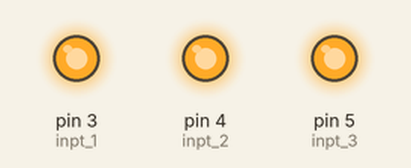
Simulated run of this sketch. Board: Arduino Uno, built with avr-gcc and run on an emulated ATmega328P. Shown: output pins drawn as LEDs (lit = HIGH).

Above: at 0.5 s.
At 1.5 s:
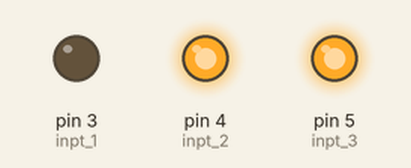
At 2.5 s:
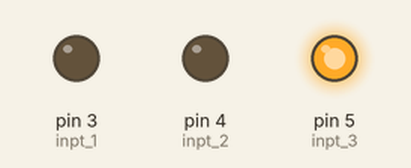
At 4.0 s:
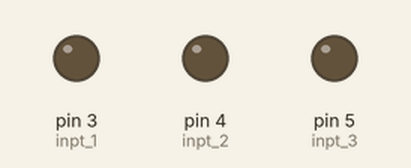
Timing chart, 0 to 6.5 s (numbered marks = the images above):
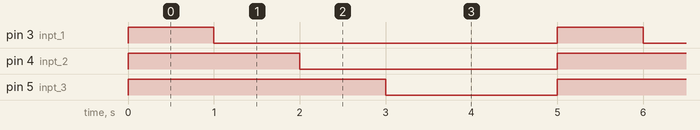

The sketch:

sketch_sep15a.ino
```cpp
int inpt_1 = 3 , inpt_2 = 4, inpt_3 = 5;
void setup() {
  // put your setup code here, to run once:
  pinMode(inpt_1, OUTPUT);
  pinMode(inpt_2, OUTPUT);
  pinMode(inpt_3, OUTPUT);
}

void loop() {
  // put your main code here, to run repeatedly:
  digitalWrite(inpt_1, HIGH);
  digitalWrite(inpt_2, HIGH);
  digitalWrite(inpt_3, HIGH);
  delay(1000);
  digitalWrite(inpt_1, LOW);
  delay(1000);
  digitalWrite(inpt_2, LOW);
  delay(1000);
  digitalWrite(inpt_3, LOW);
  delay(2000);
}
```

Measured:
- by itself, pin 3 (inpt_1): alternates HIGH for 1.0 s and LOW for 4.0 s
- by itself, pin 4 (inpt_2): alternates HIGH for 2.0 s and LOW for 3.0 s
- by itself, pin 5 (inpt_3): alternates HIGH for 3.0 s and LOW for 2.0 s
